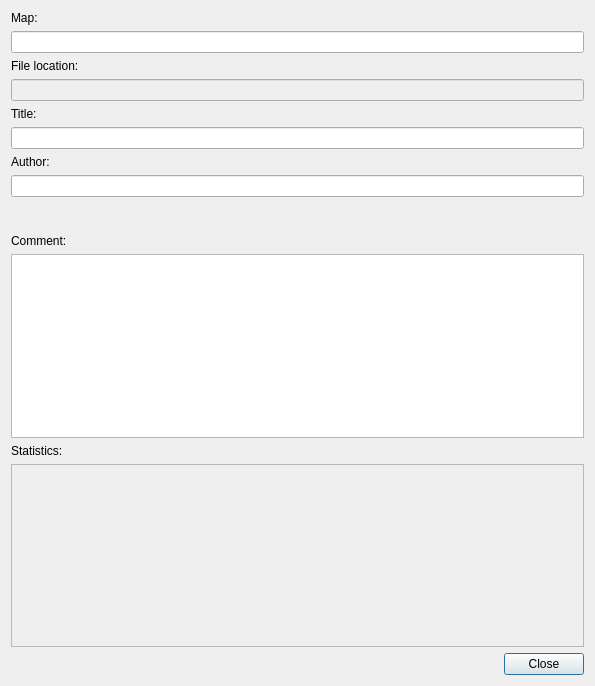
<?xml version="1.0" encoding="UTF-8"?>
<ui version="4.0">
 <author>Uwe Drechsel</author>
 <class>ExtraInfoDialog</class>
 <widget class="QDialog" name="ExtraInfoDialog">
  <property name="geometry">
   <rect>
    <x>0</x>
    <y>0</y>
    <width>595</width>
    <height>686</height>
   </rect>
  </property>
  <property name="windowTitle">
   <string>VYM - Info</string>
  </property>
  <layout class="QVBoxLayout">
   <property name="spacing">
    <number>6</number>
   </property>
   <property name="leftMargin">
    <number>11</number>
   </property>
   <property name="topMargin">
    <number>11</number>
   </property>
   <property name="rightMargin">
    <number>11</number>
   </property>
   <property name="bottomMargin">
    <number>11</number>
   </property>
   <item>
    <widget class="QLabel" name="textLabel1_2">
     <property name="text">
      <string>Map:</string>
     </property>
    </widget>
   </item>
   <item>
    <widget class="QLineEdit" name="mapNameLE">
     <property name="readOnly">
      <bool>true</bool>
     </property>
    </widget>
   </item>
   <item>
    <widget class="QLabel" name="label_2">
     <property name="text">
      <string>File location:</string>
     </property>
    </widget>
   </item>
   <item>
    <widget class="QLineEdit" name="fileLocationLE">
     <property name="enabled">
      <bool>false</bool>
     </property>
     <property name="autoFillBackground">
      <bool>false</bool>
     </property>
     <property name="readOnly">
      <bool>true</bool>
     </property>
    </widget>
   </item>
   <item>
    <widget class="QLabel" name="label">
     <property name="accessibleDescription">
      <string extracomment="Label for map title"/>
     </property>
     <property name="text">
      <string>Title:</string>
     </property>
    </widget>
   </item>
   <item>
    <widget class="QLineEdit" name="mapTitleLE"/>
   </item>
   <item>
    <widget class="QLabel" name="textLabel1">
     <property name="text">
      <string>Author:</string>
     </property>
    </widget>
   </item>
   <item>
    <widget class="QLineEdit" name="authorLE"/>
   </item>
   <item>
    <spacer name="verticalSpacer">
     <property name="orientation">
      <enum>Qt::Vertical</enum>
     </property>
     <property name="sizeHint" stdset="0">
      <size>
       <width>20</width>
       <height>40</height>
      </size>
     </property>
    </spacer>
   </item>
   <item>
    <widget class="QLabel" name="textLabel2">
     <property name="text">
      <string>Comment:</string>
     </property>
    </widget>
   </item>
   <item>
    <widget class="QTextEdit" name="commentTE"/>
   </item>
   <item>
    <widget class="QLabel" name="textLabel2_2">
     <property name="text">
      <string>Statistics:</string>
     </property>
    </widget>
   </item>
   <item>
    <widget class="QTextEdit" name="statsTE">
     <property name="enabled">
      <bool>false</bool>
     </property>
     <property name="font">
      <font>
       <family>DejaVu Sans Mono</family>
      </font>
     </property>
    </widget>
   </item>
   <item>
    <layout class="QHBoxLayout">
     <property name="spacing">
      <number>6</number>
     </property>
     <property name="leftMargin">
      <number>0</number>
     </property>
     <property name="topMargin">
      <number>0</number>
     </property>
     <property name="rightMargin">
      <number>0</number>
     </property>
     <property name="bottomMargin">
      <number>0</number>
     </property>
     <item>
      <spacer>
       <property name="orientation">
        <enum>Qt::Horizontal</enum>
       </property>
       <property name="sizeType">
        <enum>QSizePolicy::Expanding</enum>
       </property>
       <property name="sizeHint" stdset="0">
        <size>
         <width>160</width>
         <height>21</height>
        </size>
       </property>
      </spacer>
     </item>
     <item>
      <widget class="QPushButton" name="closeButton">
       <property name="text">
        <string>Close</string>
       </property>
      </widget>
     </item>
    </layout>
   </item>
  </layout>
 </widget>
 <layoutdefault spacing="6" margin="11"/>
 <tabstops>
  <tabstop>authorLE</tabstop>
  <tabstop>closeButton</tabstop>
  <tabstop>mapNameLE</tabstop>
 </tabstops>
 <resources/>
 <connections>
  <connection>
   <sender>closeButton</sender>
   <signal>clicked(bool)</signal>
   <receiver>ExtraInfoDialog</receiver>
   <slot>accept()</slot>
   <hints>
    <hint type="sourcelabel">
     <x>321</x>
     <y>377</y>
    </hint>
    <hint type="destinationlabel">
     <x>187</x>
     <y>201</y>
    </hint>
   </hints>
  </connection>
 </connections>
</ui>
